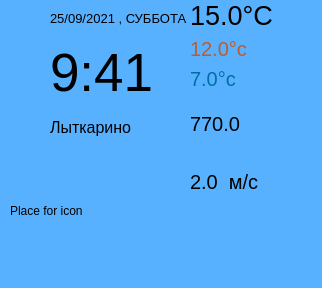
<?xml version="1.0" encoding="UTF-8"?>
<ui version="4.0">
 <class>root</class>
 <widget class="QWidget" name="root">
  <property name="geometry">
   <rect>
    <x>0</x>
    <y>0</y>
    <width>322</width>
    <height>288</height>
   </rect>
  </property>
  <property name="windowTitle">
   <string>root</string>
  </property>
  <property name="styleSheet">
   <string notr="true">background-color: rgb(88, 177, 255);
</string>
  </property>
  <widget class="QLabel" name="icon_l">
   <property name="geometry">
    <rect>
     <x>10</x>
     <y>150</y>
     <width>171</width>
     <height>121</height>
    </rect>
   </property>
   <property name="text">
    <string>Place for icon</string>
   </property>
  </widget>
  <widget class="QWidget" name="">
   <property name="geometry">
    <rect>
     <x>190</x>
     <y>0</y>
     <width>134</width>
     <height>208</height>
    </rect>
   </property>
   <layout class="QVBoxLayout" name="verticalLayout_3">
    <item>
     <layout class="QVBoxLayout" name="verticalLayout">
      <property name="rightMargin">
       <number>10</number>
      </property>
      <item>
       <widget class="QLabel" name="cur_temp_l">
        <property name="font">
         <font>
          <pointsize>20</pointsize>
         </font>
        </property>
        <property name="text">
         <string>15.0°C</string>
        </property>
       </widget>
      </item>
      <item>
       <widget class="QLabel" name="max_temp_l">
        <property name="font">
         <font>
          <pointsize>15</pointsize>
         </font>
        </property>
        <property name="styleSheet">
         <string notr="true">color: rgb(189, 91, 42);</string>
        </property>
        <property name="text">
         <string>12.0°c</string>
        </property>
       </widget>
      </item>
      <item>
       <widget class="QLabel" name="min_temp_l">
        <property name="font">
         <font>
          <pointsize>15</pointsize>
         </font>
        </property>
        <property name="styleSheet">
         <string notr="true">color: rgb(0, 111, 166);</string>
        </property>
        <property name="text">
         <string>7.0°c</string>
        </property>
       </widget>
      </item>
     </layout>
    </item>
    <item>
     <widget class="QLabel" name="pressure_l">
      <property name="font">
       <font>
        <pointsize>15</pointsize>
       </font>
      </property>
      <property name="text">
       <string>770.0</string>
      </property>
     </widget>
    </item>
    <item>
     <widget class="QLabel" name="wind_speed_l">
      <property name="font">
       <font>
        <pointsize>15</pointsize>
       </font>
      </property>
      <property name="text">
       <string>2.0  м/c</string>
      </property>
     </widget>
    </item>
   </layout>
  </widget>
  <widget class="QWidget" name="">
   <property name="geometry">
    <rect>
     <x>50</x>
     <y>0</y>
     <width>138</width>
     <height>145</height>
    </rect>
   </property>
   <layout class="QVBoxLayout" name="verticalLayout_4">
    <item>
     <layout class="QVBoxLayout" name="verticalLayout_2">
      <item>
       <widget class="QLabel" name="date_l">
        <property name="font">
         <font>
          <pointsize>10</pointsize>
         </font>
        </property>
        <property name="text">
         <string>25/09/2021 , СУББОТА</string>
        </property>
       </widget>
      </item>
      <item>
       <widget class="QLabel" name="time_l">
        <property name="font">
         <font>
          <pointsize>40</pointsize>
         </font>
        </property>
        <property name="text">
         <string>9:41</string>
        </property>
       </widget>
      </item>
      <item>
       <widget class="QLabel" name="location_l">
        <property name="font">
         <font>
          <pointsize>12</pointsize>
         </font>
        </property>
        <property name="text">
         <string>Лыткарино</string>
        </property>
       </widget>
      </item>
     </layout>
    </item>
   </layout>
  </widget>
 </widget>
 <resources/>
 <connections/>
</ui>
